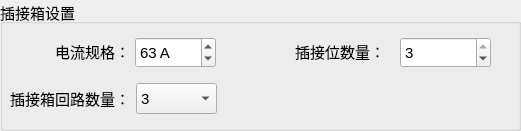
  <widget class="QGroupBox" name="groupBox_3">
   <property name="geometry">
    <rect>
     <x>0</x>
     <y>400</y>
     <width>521</width>
     <height>131</height>
    </rect>
   </property>
   <property name="font">
    <font>
     <pointsize>11</pointsize>
    </font>
   </property>
   <property name="title">
    <string>插接箱设置</string>
   </property>
   <widget class="QSpinBox" name="outNum">
    <property name="geometry">
     <rect>
      <x>400</x>
      <y>37</y>
      <width>91</width>
      <height>31</height>
     </rect>
    </property>
    <property name="font">
     <font>
      <pointsize>11</pointsize>
     </font>
    </property>
    <property name="suffix">
     <string/>
    </property>
    <property name="minimum">
     <number>1</number>
    </property>
    <property name="maximum">
     <number>3</number>
    </property>
    <property name="value">
     <number>3</number>
    </property>
   </widget>
   <widget class="QLabel" name="label_28">
    <property name="geometry">
     <rect>
      <x>265</x>
      <y>36</y>
      <width>120</width>
      <height>31</height>
     </rect>
    </property>
    <property name="minimumSize">
     <size>
      <width>120</width>
      <height>0</height>
     </size>
    </property>
    <property name="maximumSize">
     <size>
      <width>120</width>
      <height>16777215</height>
     </size>
    </property>
    <property name="font">
     <font>
      <family>微软雅黑</family>
      <pointsize>11</pointsize>
     </font>
    </property>
    <property name="text">
     <string>插接位数量：</string>
    </property>
    <property name="alignment">
     <set>Qt::AlignRight|Qt::AlignTrailing|Qt::AlignVCenter</set>
    </property>
   </widget>
   <widget class="QSpinBox" name="cirCur">
    <property name="geometry">
     <rect>
      <x>135</x>
      <y>37</y>
      <width>81</width>
      <height>31</height>
     </rect>
    </property>
    <property name="font">
     <font>
      <pointsize>11</pointsize>
     </font>
    </property>
    <property name="suffix">
     <string> A</string>
    </property>
    <property name="minimum">
     <number>30</number>
    </property>
    <property name="maximum">
     <number>120</number>
    </property>
    <property name="value">
     <number>63</number>
    </property>
   </widget>
   <widget class="QLabel" name="label_29">
    <property name="geometry">
     <rect>
      <x>10</x>
      <y>36</y>
      <width>120</width>
      <height>31</height>
     </rect>
    </property>
    <property name="minimumSize">
     <size>
      <width>120</width>
      <height>0</height>
     </size>
    </property>
    <property name="maximumSize">
     <size>
      <width>120</width>
      <height>16777215</height>
     </size>
    </property>
    <property name="font">
     <font>
      <family>微软雅黑</family>
      <pointsize>11</pointsize>
     </font>
    </property>
    <property name="text">
     <string>电流规格：</string>
    </property>
    <property name="alignment">
     <set>Qt::AlignRight|Qt::AlignTrailing|Qt::AlignVCenter</set>
    </property>
   </widget>
   <widget class="QLabel" name="label_21">
    <property name="geometry">
     <rect>
      <x>10</x>
      <y>88</y>
      <width>120</width>
      <height>20</height>
     </rect>
    </property>
    <property name="minimumSize">
     <size>
      <width>120</width>
      <height>0</height>
     </size>
    </property>
    <property name="maximumSize">
     <size>
      <width>120</width>
      <height>16777215</height>
     </size>
    </property>
    <property name="font">
     <font>
      <family>微软雅黑</family>
      <pointsize>11</pointsize>
     </font>
    </property>
    <property name="text">
     <string>插接箱回路数量：</string>
    </property>
    <property name="alignment">
     <set>Qt::AlignRight|Qt::AlignTrailing|Qt::AlignVCenter</set>
    </property>
   </widget>
   <widget class="QComboBox" name="cirNum">
    <property name="geometry">
     <rect>
      <x>136</x>
      <y>83</y>
      <width>81</width>
      <height>31</height>
     </rect>
    </property>
    <item>
     <property name="text">
      <string>3</string>
     </property>
    </item>
    <item>
     <property name="text">
      <string>6</string>
     </property>
    </item>
    <item>
     <property name="text">
      <string>9</string>
     </property>
    </item>
   </widget>
  </widget>
